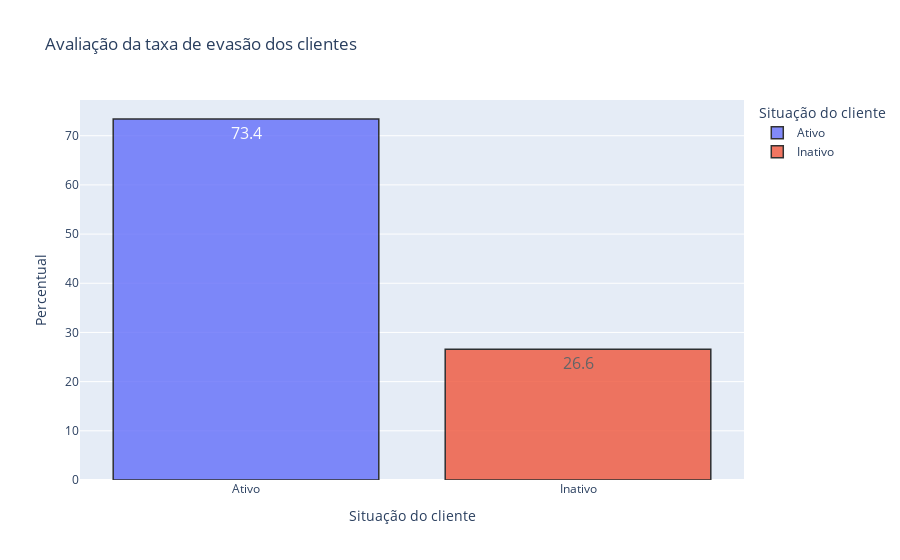

The notebook cell this image was saved under:
### Markdown cell above
## **4.1 - Análise da evasão de clientes**

O gráfico abaixo exibe o resultado já observado anteriormente, onde um pouco mais de 26% dos clientes pediram o cancelamento do plano.

### Code cell
# Criadno um dataframe temporário para plotar o gráfico de evasão de clientes
df_inativo = df.Status_Cliente.value_counts(normalize=True)*100
df_inativo = df_inativo.to_frame().reset_index()
df_inativo.columns = ['Situação do cliente', 'Percentual']
df_inativo['Percentual'] = df_inativo['Percentual'].round(1)

fig = px.bar(df_inativo, x = df_inativo['Situação do cliente'], y = df_inativo['Percentual'], color = "Situação do cliente", text='Percentual',
    title="Avaliação da taxa de evasão dos clientes")
fig.update_traces(textfont_size=16, textangle=0, textposition="inside", cliponaxis=False, opacity=0.8, marker_line_width=1.5,
    marker_line_color = 'rgb(0,0,0)')
fig.show()

# Para salvar a imagem
w = 1000
h = 500
sc = 6
pio.write_image(fig, 'percentual_evasao.png',scale=sc, width=w, height=h)

### Figure 1 — Plotly figure (JSON) as saved in the notebook; plotly's stock layout.template omitted (floating-point values rounded to 4 significant figures)
{"data": [{"alignmentgroup": "True", "cliponaxis": false, "hovertemplate": "Situação do cliente=%{x}<br>Percentual=%{text}<extra></extra>", "legendgroup": "Ativo", "marker": {"color": "#636efa", "line": {"color": "rgb(0,0,0)", "width": 1.5}, "pattern": {"shape": ""}}, "name": "Ativo", "offsetgroup": "Ativo", "opacity": 0.8, "orientation": "v", "showlegend": true, "text": [73.4], "textangle": 0, "textfont": {"size": 16}, "textposition": "inside", "type": "bar", "x": ["Ativo"], "xaxis": "x", "y": [73.4], "yaxis": "y"}, {"alignmentgroup": "True", "cliponaxis": false, "hovertemplate": "Situação do cliente=%{x}<br>Percentual=%{text}<extra></extra>", "legendgroup": "Inativo", "marker": {"color": "#EF553B", "line": {"color": "rgb(0,0,0)", "width": 1.5}, "pattern": {"shape": ""}}, "name": "Inativo", "offsetgroup": "Inativo", "opacity": 0.8, "orientation": "v", "showlegend": true, "text": [26.6], "textangle": 0, "textfont": {"size": 16}, "textposition": "inside", "type": "bar", "x": ["Inativo"], "xaxis": "x", "y": [26.6], "yaxis": "y"}], "layout": {"barmode": "relative", "legend": {"title": {"text": "Situação do cliente"}, "tracegroupgap": 0}, "title": {"text": "Avaliação da taxa de evasão dos clientes"}, "xaxis": {"anchor": "y", "categoryarray": ["Ativo", "Inativo"], "categoryorder": "array", "domain": [0, 1], "title": {"text": "Situação do cliente"}}, "yaxis": {"anchor": "x", "domain": [0, 1], "title": {"text": "Percentual"}}}}
